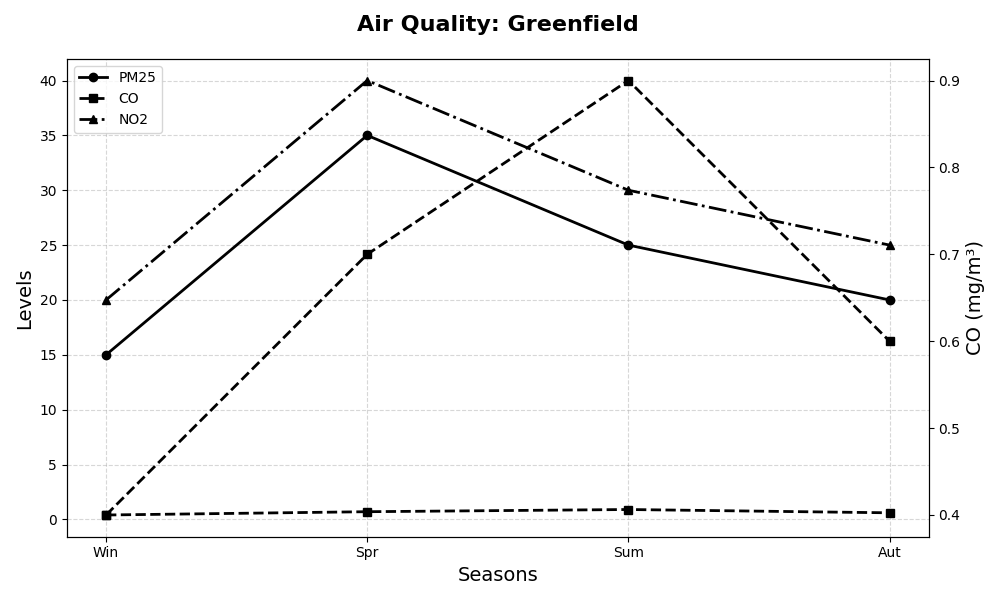

Write the Python code that produced this figure.
import matplotlib.pyplot as plt
import numpy as np

seasons = np.array(['Win', 'Spr', 'Sum', 'Aut'])
pm25_levels = np.array([15, 35, 25, 20])
co_levels = np.array([0.4, 0.7, 0.9, 0.6])
no2_levels = np.array([20, 40, 30, 25])

fig, ax = plt.subplots(figsize=(10, 6))

common_color = 'black'

ax.plot(seasons, pm25_levels, marker='o', linestyle='-', color=common_color, linewidth=2, label='PM25')
ax.plot(seasons, co_levels, marker='s', linestyle='--', color=common_color, linewidth=2, label='CO')
ax.plot(seasons, no2_levels, marker='^', linestyle='-.', color=common_color, linewidth=2, label='NO2')

ax.set_title("Air Quality: Greenfield", fontsize=16, fontweight='bold', pad=20)
ax.set_xlabel("Seasons", fontsize=14)
ax.set_ylabel("Levels", fontsize=14)

ax_right = ax.twinx()
ax_right.set_ylabel("CO (mg/m³)", fontsize=14)

ax_right.plot(seasons, co_levels, marker='s', linestyle='--', color=common_color, linewidth=2)
ax_right.tick_params(axis='y', labelcolor=common_color)

ax.legend(loc='upper left', fontsize='medium')

ax.grid(True, linestyle='--', alpha=0.5)
plt.tight_layout()

plt.show()
